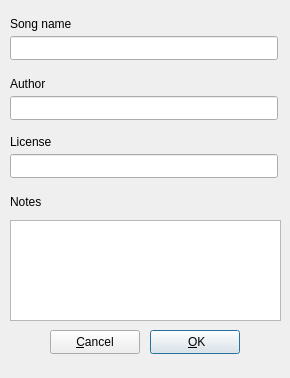
<ui version="4.0" >
 <class>SongPropertiesDialog_UI</class>
 <widget class="QDialog" name="SongPropertiesDialog_UI" >
  <property name="geometry" >
   <rect>
    <x>0</x>
    <y>0</y>
    <width>290</width>
    <height>378</height>
   </rect>
  </property>
  <property name="windowTitle" >
   <string>Form1</string>
  </property>
  <widget class="QLineEdit" name="songNameTxt" >
   <property name="geometry" >
    <rect>
     <x>10</x>
     <y>36</y>
     <width>268</width>
     <height>24</height>
    </rect>
   </property>
  </widget>
  <widget class="QLabel" name="TextLabel1_2" >
   <property name="geometry" >
    <rect>
     <x>10</x>
     <y>72</y>
     <width>268</width>
     <height>24</height>
    </rect>
   </property>
   <property name="minimumSize" >
    <size>
     <width>0</width>
     <height>20</height>
    </size>
   </property>
   <property name="text" >
    <string>Author</string>
   </property>
  </widget>
  <widget class="QLineEdit" name="authorTxt" >
   <property name="geometry" >
    <rect>
     <x>10</x>
     <y>96</y>
     <width>268</width>
     <height>24</height>
    </rect>
   </property>
  </widget>
  <widget class="QLabel" name="TextLabel2" >
   <property name="geometry" >
    <rect>
     <x>10</x>
     <y>190</y>
     <width>268</width>
     <height>24</height>
    </rect>
   </property>
   <property name="minimumSize" >
    <size>
     <width>0</width>
     <height>20</height>
    </size>
   </property>
   <property name="text" >
    <string>Notes</string>
   </property>
  </widget>
  <widget class="QLabel" name="TextLabel1" >
   <property name="geometry" >
    <rect>
     <x>10</x>
     <y>12</y>
     <width>268</width>
     <height>24</height>
    </rect>
   </property>
   <property name="minimumSize" >
    <size>
     <width>0</width>
     <height>20</height>
    </size>
   </property>
   <property name="text" >
    <string>Song name</string>
   </property>
  </widget>
  <widget class="QPushButton" name="okBtn" >
   <property name="geometry" >
    <rect>
     <x>150</x>
     <y>330</y>
     <width>90</width>
     <height>24</height>
    </rect>
   </property>
   <property name="text" >
    <string> &amp;OK</string>
   </property>
   <property name="shortcut" >
    <string>Alt+O</string>
   </property>
   <property name="default" >
    <bool>true</bool>
   </property>
  </widget>
  <widget class="QPushButton" name="cancelBtn" >
   <property name="geometry" >
    <rect>
     <x>50</x>
     <y>330</y>
     <width>90</width>
     <height>24</height>
    </rect>
   </property>
   <property name="text" >
    <string>&amp;Cancel</string>
   </property>
   <property name="shortcut" >
    <string>Alt+C</string>
   </property>
  </widget>
  <widget class="QTextEdit" name="notesTxt" >
   <property name="geometry" >
    <rect>
     <x>10</x>
     <y>220</y>
     <width>271</width>
     <height>101</height>
    </rect>
   </property>
  </widget>
  <widget class="QLineEdit" name="licenseTxt" >
   <property name="geometry" >
    <rect>
     <x>10</x>
     <y>154</y>
     <width>268</width>
     <height>24</height>
    </rect>
   </property>
  </widget>
  <widget class="QLabel" name="TextLabel1_3" >
   <property name="geometry" >
    <rect>
     <x>10</x>
     <y>130</y>
     <width>268</width>
     <height>24</height>
    </rect>
   </property>
   <property name="minimumSize" >
    <size>
     <width>0</width>
     <height>20</height>
    </size>
   </property>
   <property name="text" >
    <string>License</string>
   </property>
  </widget>
 </widget>
 <layoutdefault spacing="6" margin="11" />
 <resources/>
 <connections/>
</ui>
